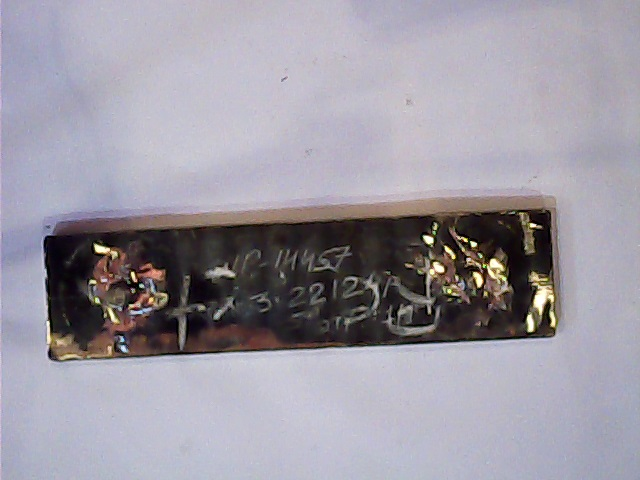
%> input picture Object Dimension Measurement Using ML and CV/Part3.1.jpg, 640 x 480 px; the run also reads 2 pictures not shown here
$ octave SegmentationAccuracy.m   (GNU Octave 9; MATLAB toolbox functions it lacks are replaced by stand-ins)
%> lines starting %> are read from the running program, lines starting %| are printed output that depends on the picture; in (x1, y1, x2, y2) boxes, pixels count from 0 and x2, y2 are one past the last pixel; in counts of white or black regions, pixels touching at a corner belong together; the program's own positions count from 1
%% Initialising the code
clc;
clear all;
close all;
%% Read Image
a1 = imread('Part3.1.jpg');
%> a1 is the input picture: size 480x640x3 uint8; mean R, G, B 156.5, 152.4, 162.5
a2=  imread('Part3.2.jpg');
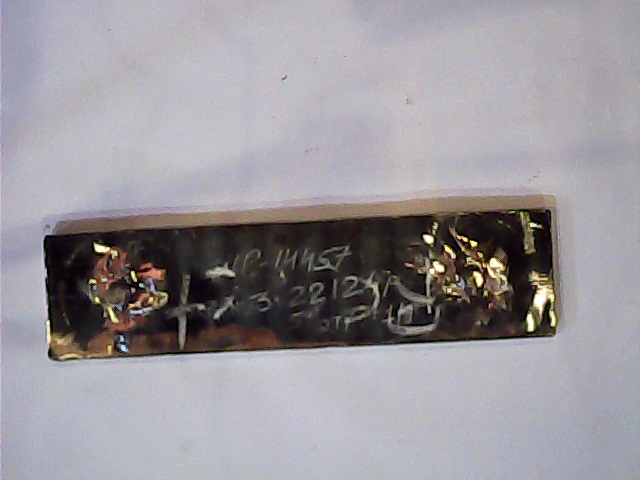
%> input picture Object Dimension Measurement Using ML and CV/Part3.2.jpg, 640 x 480 px
%> a2 is the input picture: size 480x640x3 uint8; mean R, G, B 154.5, 150.9, 156
a3 = imread('Part3.3.jpg');
a4 = imread('Part3.4.jpg');
% figure(1);
% imshow(a);
% title('Original Image');
%% Sharpen the image
I1 = imsharpen(a1);
I2 = imsharpen(a2);
I3 = imsharpen(a3);
I4 = imsharpen(a4);
% figure(2);
% imshow(I);
% title('Sharpened Image');
%% Converting to black and white
% i = im2bw(I);
%% RGB Color Space
rmat1 = I1(:,:,1);
gmat1 = I1(:,:,2);
bmat1= I1(:,:,3);
rmat2 = I2(:,:,1);
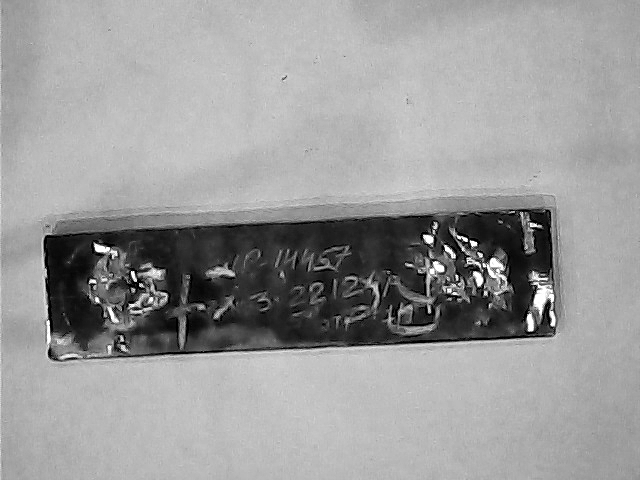
%> rmat2: size 480x640 uint8; min 0, max 255, mean 154.6
gmat2 = I2(:,:,2);
bmat2 = I2(:,:,3);
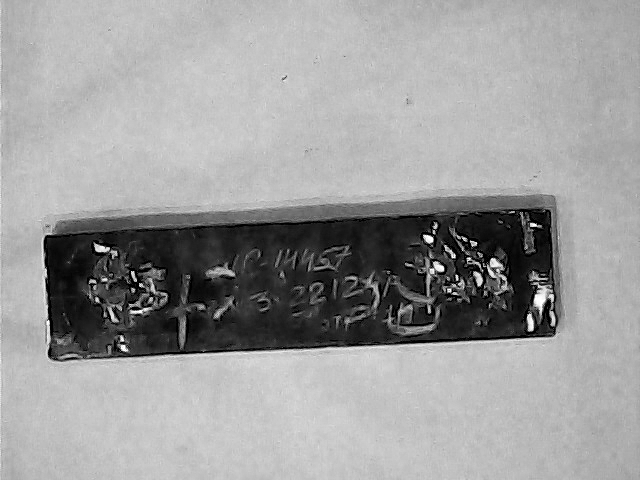
%> bmat2: size 480x640 uint8; min 0, max 255, mean 156.2
rmat3 = I3(:,:,1);
gmat3 = I3(:,:,2);
bmat3 = I3(:,:,3);
rmat4 = I4(:,:,1);
gmat4 = I4(:,:,2);
bmat4 = I4(:,:,3);
% [13 lines of commented-out code are left out]
%% Thresholding and Segmentaion each
levelr1 = 0.12;
levelg1 = 0.10;
levelb1 = 0.215;
levelr2 = 0.12;
levelg2 = 0.10;
levelb2 = 0.215;
levelr3 = 0.12;
levelg3 = 0.10;
levelb3 = 0.215;
levelr4 = 0.12;
levelg4 = 0.10;
levelb4 = 0.215;
i11 = im2bw(rmat1,levelr1);
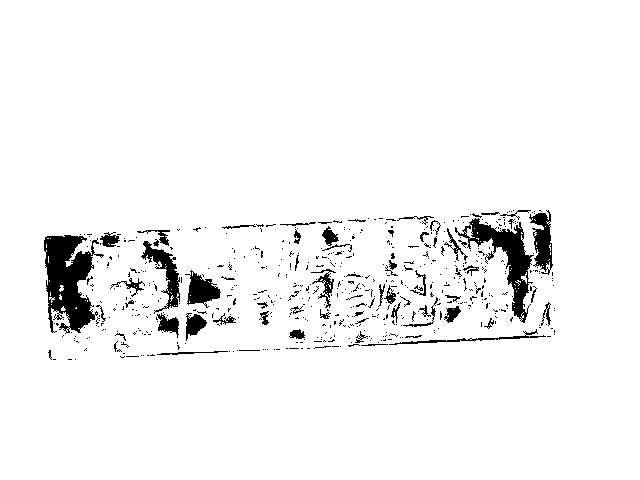
%> i11: size 480x640 logical; 95.4% white; 576 black regions (508 under 20 px), largest, box (x1, y1, x2, y2) and area: (44, 235, 104, 334) 3387, (455, 218, 534, 323) 2248, (141, 241, 180, 314) 894
i12 = im2bw(gmat1,levelg1);
%> i12: size 480x640 logical; 94.8% white; 579 black regions (508 under 20 px), largest, box (x1, y1, x2, y2) and area: (455, 210, 553, 323) 3632, (44, 233, 105, 333) 3286, (140, 241, 180, 314) 955
i13 = im2bw(bmat1,levelb1);
%> i13: size 480x640 logical; 84.9% white; 151 black regions (140 under 20 px), largest, box (x1, y1, x2, y2) and area: (44, 208, 558, 359) 45326, (321, 249, 345, 267) 147, (248, 297, 269, 309) 98
Isum1 = (i11&i12&i13);
%> Isum1: size 480x640 logical; 84.9% white; 151 black regions (140 under 20 px), largest, box (x1, y1, x2, y2) and area: (44, 208, 558, 359) 45334, (321, 249, 345, 267) 147, (248, 297, 269, 309) 98
i21 = im2bw(rmat2,levelr2);
%> i21: size 480x640 logical; 95% white; 568 black regions (503 under 20 px), largest, box (x1, y1, x2, y2) and area: (44, 232, 122, 334) 3739, (455, 209, 552, 323) 3188, (136, 229, 180, 341) 1542
i22 = im2bw(gmat2,levelg2);
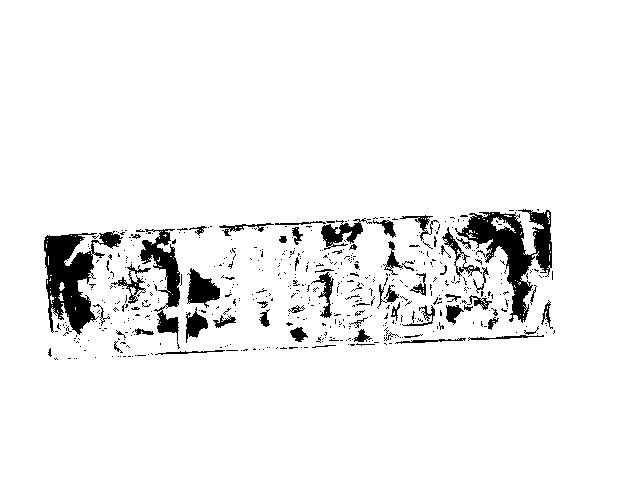
%> i22: size 480x640 logical; 94.3% white; 534 black regions (471 under 20 px), largest, box (x1, y1, x2, y2) and area: (455, 209, 552, 323) 3775, (44, 231, 123, 335) 3603, (140, 229, 180, 341) 1671
i23 = im2bw(bmat2,levelb2);
%> i23: size 480x640 logical; 84% white; 105 black regions (95 under 20 px), largest, box (x1, y1, x2, y2) and area: (44, 208, 558, 361) 48561, (322, 248, 345, 267) 161, (141, 291, 166, 308) 119
Isum2 = (i21&i22&i23);
%> Isum2: size 480x640 logical; 84% white; 104 black regions (94 under 20 px), largest, box (x1, y1, x2, y2) and area: (44, 208, 558, 361) 48564, (322, 248, 345, 267) 161, (141, 291, 166, 308) 119
i31 = im2bw(rmat3,levelr3);
%> i31: size 480x640 logical; 95.2% white; 581 black regions (517 under 20 px), largest, box (x1, y1, x2, y2) and area: (44, 235, 105, 336) 3540, (455, 210, 552, 323) 3164, (141, 233, 181, 311) 995
i32 = im2bw(gmat3,levelg3);
%> i32: size 480x640 logical; 94.5% white; 561 black regions (492 under 20 px), largest, box (x1, y1, x2, y2) and area: (455, 210, 552, 323) 3677, (44, 233, 105, 333) 3334, (136, 230, 180, 350) 1606
i33 = im2bw(bmat3,levelb3);
%> i33: size 480x640 logical; 84.3% white; 134 black regions (117 under 20 px), largest, box (x1, y1, x2, y2) and area: (44, 209, 556, 359) 47111, (321, 248, 345, 267) 159, (141, 292, 155, 308) 87
Isum3 = (i31&i32&i33);
%> Isum3: size 480x640 logical; 84.3% white; 135 black regions (118 under 20 px), largest, box (x1, y1, x2, y2) and area: (44, 209, 556, 359) 47115, (321, 248, 345, 267) 159, (141, 292, 155, 308) 87
i41 = im2bw(rmat4,levelr4);
%> i41: size 480x640 logical; 95.3% white; 587 black regions (522 under 20 px), largest, box (x1, y1, x2, y2) and area: (44, 234, 122, 333) 3537, (455, 210, 552, 323) 3049, (140, 230, 181, 308) 1113
i42 = im2bw(gmat4,levelg4);
%> i42: size 480x640 logical; 94.6% white; 605 black regions (540 under 20 px), largest, box (x1, y1, x2, y2) and area: (455, 210, 552, 323) 3714, (44, 233, 111, 335) 3412, (141, 229, 181, 350) 1514
i43 = im2bw(bmat4,levelb4);
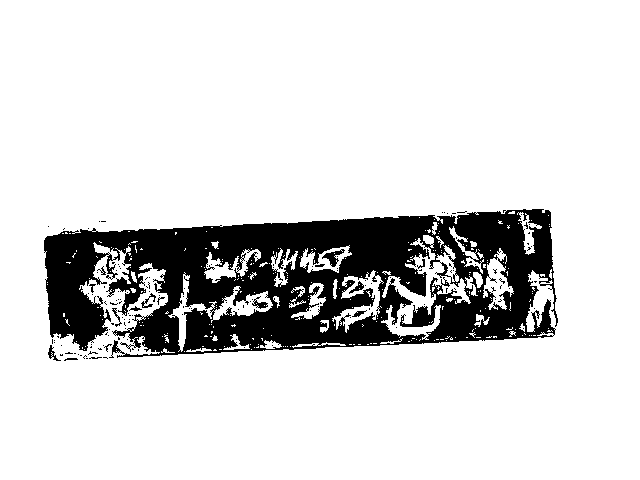
%> i43: size 480x640 logical; 84.5% white; 145 black regions (131 under 20 px), largest, box (x1, y1, x2, y2) and area: (44, 209, 558, 358) 46435, (322, 249, 345, 267) 157, (252, 296, 268, 309) 83
Isum4 = (i41&i42&i43);
%> Isum4: size 480x640 logical; 84.5% white; 145 black regions (131 under 20 px), largest, box (x1, y1, x2, y2) and area: (44, 209, 558, 358) 46440, (322, 249, 345, 267) 157, (252, 296, 268, 309) 83
%% Plot Data
% [5 lines of commented-out code are left out]
%% Complement and filling the image
Icomp1 = imcomplement(Isum1);
Ifilled1 = imfill(Icomp1,'holes')%Fill image regions and holes
%> Ifilled1: size 480x640 logical; 19.4% white; 74 white regions (66 under 20 px), largest, box (x1, y1, x2, y2) and area: (44, 208, 558, 359) 59150, (141, 293, 156, 308) 85, (48, 339, 59, 361) 82
Icomp2 = imcomplement(Isum2);
Ifilled2 = imfill(Icomp2,'holes')%Fill image regions and holes
%> Ifilled2: size 480x640 logical; 20.5% white; 30 white regions (27 under 20 px), largest, box (x1, y1, x2, y2) and area: (44, 208, 558, 361) 62832, (64, 357, 79, 360) 27, (105, 344, 112, 353) 24

Icomp3 = imcomplement(Isum3);
Ifilled3 = imfill(Icomp3,'holes')%Fill image regions and holes
%> Ifilled3: size 480x640 logical; 19.4% white; 66 white regions (55 under 20 px), largest, box (x1, y1, x2, y2) and area: (44, 209, 556, 359) 59084, (141, 292, 155, 308) 91, (550, 283, 558, 326) 85

Icomp4 = imcomplement(Isum4);
Ifilled4 = imfill(Icomp4,'holes')%Fill image regions and holes
%> Ifilled4: size 480x640 logical; 19.3% white; 82 white regions (74 under 20 px), largest, box (x1, y1, x2, y2) and area: (44, 209, 558, 358) 58592, (48, 345, 61, 361) 73, (141, 293, 156, 308) 72

Ifilled = Ifilled1 +  Ifilled2 +  Ifilled3 +  Ifilled4;

% figure(5);
% imshow(Ifilled);
% title('Complemented Image');
%% Opening Image Tool
imtool(Ifilled);
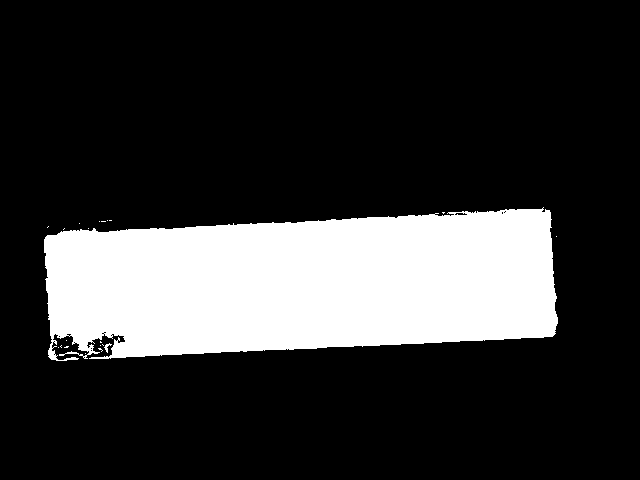
%> displayed picture: size 480x640, on the screen's scale of 0 to 255; 20.8% white; 21 white regions (19 under 20 px), largest, box (x1, y1, x2, y2) and area: (44, 207, 558, 361) 63806, (104, 343, 112, 353) 29
% [9 lines of commented-out code are left out]
%> (the run ends here)
